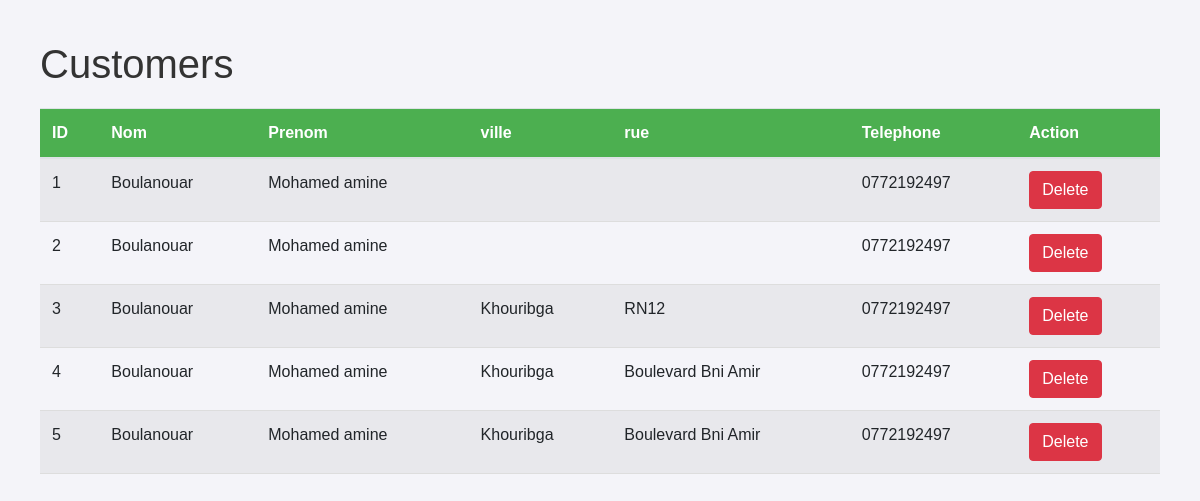
The page /customers on the database as committed earlier.
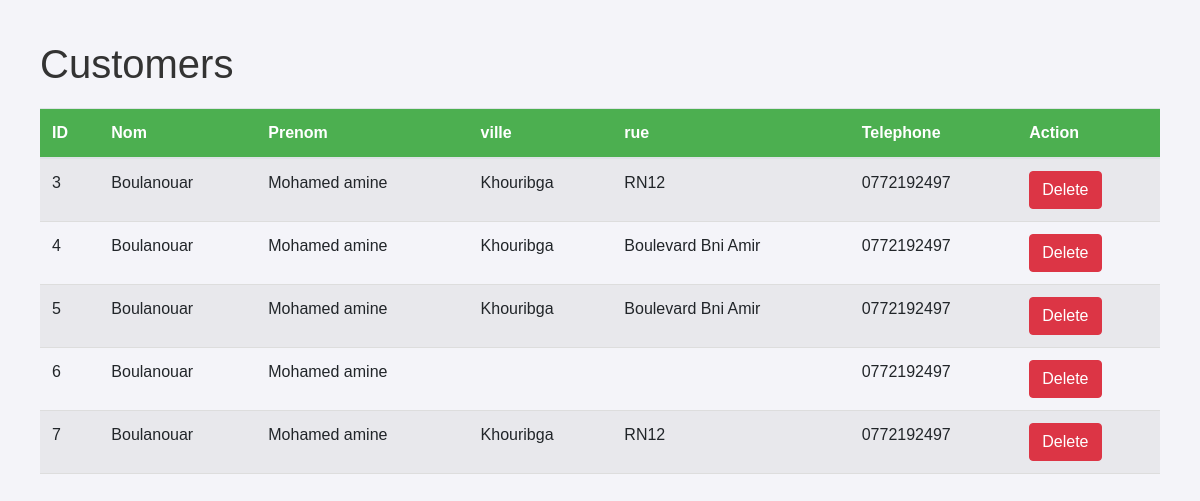
The same page on the database as committed later.
### app/models/customer.py (models this page shows)
class Customer(db.Model):
    __tablename__ = 'customers'
    id = db.Column(db.Integer, primary_key=True)
    nom = db.Column(db.String)
    prenom = db.Column(db.String)
    address = db.relationship(
        'Address', back_populates='customer', uselist=False)
    telephone = db.Column(db.String)
    orders = db.relationship('Order', back_populates='customer', overlaps="orders")

### app/models/address.py (models this page shows)
class Address(db.Model):
    id = db.Column(db.Integer, primary_key=True)
    latitude = db.Column(db.Float)
    longitude = db.Column(db.Float)
    road = db.Column(db.String(128), nullable=True)
    quarter = db.Column(db.String(128), nullable=True)
    city = db.Column(db.String(128), nullable=False)
    county = db.Column(db.String(128), nullable=True)
    state_district = db.Column(db.String(128), nullable=True)
    region = db.Column(db.String(128), nullable=True)
    postcode = db.Column(db.String(20), nullable=True)
    country = db.Column(db.String(128), nullable=False)
    country_code = db.Column(db.String(2), nullable=False)
    customer_id = db.Column(db.Integer, db.ForeignKey(
        'customers.id'), nullable=False, unique=True)
    customer = db.relationship('Customer', back_populates='address')

### app/routes/customer.py (the view)
@customer_bp.route('/customers', methods=['GET'])
def list_customers():
    customers = Customer.query.all()
    return render_template('customers/list_customers.html', customers=customers)

### app/templates/customers/list_customers.html (shortened to what this page needs)
{% extends 'base.html' %}
{% block content %}
<h1>Customers</h1>
<table class="table table-striped">
    <thead>
        <tr>
            <th>ID</th>
            <th>Nom</th>
            <th>Prenom</th>
            <th>ville</th>
            <th>rue</th>
            <th>Telephone</th>
            <th>Action</th>
        </tr>
    </thead>
    <tbody>
        {% for customer in customers %}
        <tr>
            <td>{{ customer.id }}</td>
            <td>{{ customer.nom }}</td>
            <td>{{ customer.prenom }}</td>
            <td>{{ customer.address.city }}</td>
            <td>{{ customer.address.road }}</td>
            <td>{{ customer.telephone }}</td>
            <td>
                <form action="{{ url_for('customer.delete_customer', id=customer.id) }}" method="POST" style="display:inline;">
                    <button type="submit" class="btn btn-danger">Delete</button>
                </form>
            </td>
        </tr>
        {% endfor %}
    </tbody>
</table>
{% endblock %}

### app/templates/base.html (shortened to what this page needs)
<!DOCTYPE html>
<html lang="en">
<head>
    <link href="https://maxcdn.bootstrapcdn.com/bootstrap/4.5.2/css/bootstrap.min.css" rel="stylesheet">
    <link rel="stylesheet" href="https://unpkg.com/leaflet@1.7.1/dist/leaflet.css" />
</head>
<body>
    {% block content %}
    {% endblock %}
</body>
</html>

### app/templates/base.html (style rules this page uses)
body { font-family: Arial, sans-serif; margin: 40px; background-color: #f4f4f9; }
h1 { color: #333; }
table { width: 100%; margin-top: 20px; }
th, td { padding: 8px; text-align: left; border-bottom: 1px solid #ddd; }
th { background-color: #4CAF50; color: white; }

Rows that differ between the two databases and show on the page:
removed Customer: id "1", nom "Boulanouar", prenom "Mohamed amine", telephone "0772192497"
removed Customer: id "2", nom "Boulanouar", prenom "Mohamed amine", telephone "0772192497"
added Customer: id "6", nom "Boulanouar", prenom "Mohamed amine", telephone "0772192497"
added Customer: id "7", nom "Boulanouar", prenom "Mohamed amine", address.city "Khouribga", address.road "RN12", telephone "0772192497"
